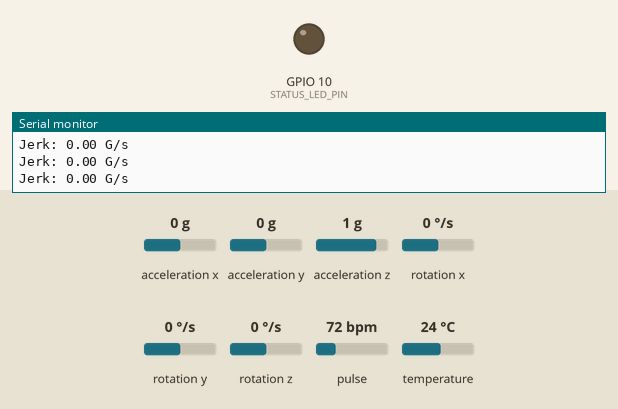
This sketch was run on a simulated Seeed XIAO ESP32-C3. Parts: output pins drawn as LEDs (lit = HIGH), the last lines printed to the serial monitor. Dashed ring = blinking. The inputs (shaded band) are chosen by the test bench; at power-on: acceleration z 1 g, acceleration x 0 g, acceleration y 0 g, rotation x 0 °/s, rotation y 0 °/s, rotation z 0 °/s, pulse 72 bpm, temperature 24 °C. Nothing arrives over Bluetooth unless stated; a phone connects over Bluetooth LE 3 s after start.

Above: at 1.2 s.
1.3 s: acceleration z set to -0.5 g
2.8 s: acceleration z set to -0.8 g
4.3 s: acceleration z set to 0.6 g
5.8 s: acceleration z set to 0.9 g
7.3 s: acceleration z set to -1.4 g
At 7.7 s:
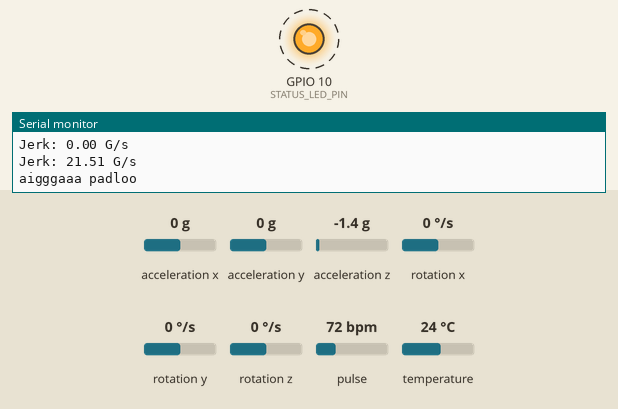
Timing chart, 0 to 11.3 s (numbered marks = the images above; inputs shaded):
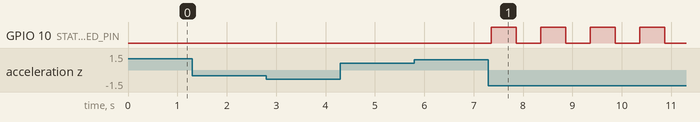

The sketch:

detect.ino
```cpp
// FallSafe - ported from ESP32 (BluetoothSerial) to Seeed XIAO ESP32C3 (BLE)

#include <BLEDevice.h>
#include <BLEServer.h>
#include <BLEUtils.h>
#include <BLE2902.h>
#include <Adafruit_MPU6050.h>
#include <Adafruit_Sensor.h>
#include <Wire.h>
#include "MAX30105.h"
#include "heartRate.h"

// ---- Pin assignments (XIAO ESP32C3) ----
#define I2C_SDA_PIN   6
#define I2C_SCL_PIN   7
#define STATUS_LED_PIN 10

// ---- BLE "serial" service ----
#define SERVICE_UUID           "6E400001-B5A3-F393-E0A9-E50E24DCCA9E"
#define CHARACTERISTIC_UUID_TX "6E400003-B5A3-F393-E0A9-E50E24DCCA9E"
#define CHARACTERISTIC_UUID_RX "6E400002-B5A3-F393-E0A9-E50E24DCCA9E"

String device_name = "FallSafe";

BLEServer *pServer = nullptr;
BLECharacteristic *pTxCharacteristic = nullptr;
bool deviceConnected = false;

Adafruit_MPU6050 mpu;

float prevAccX = 0;
float prevAccY = 0;
float prevAccZ = 0;

// ADDED: actual time of previous reading
unsigned long previousTime = 0;

MAX30105 particleSensor;
TaskHandle_t heartTask;

const byte RATE_SIZE = 4;
byte rates[RATE_SIZE];
byte rateSpot = 0;
long lastBeat = 0;

float beatsPerMinute;
int beatAvg;

// ---- BLE connection callbacks ----
class MyServerCallbacks : public BLEServerCallbacks {
  void onConnect(BLEServer *server) override {
    deviceConnected = true;
  }

  void onDisconnect(BLEServer *server) override {
    deviceConnected = false;
    server->getAdvertising()->start();
  }
};

// Helper to send over BLE
void bleSend(const String &msg) {
  if (deviceConnected && pTxCharacteristic) {
    pTxCharacteristic->setValue(msg.c_str());
    pTxCharacteristic->notify();
  }
}

void handleHeart(void *pvParameters) {
  while (true) {
    long irValue = particleSensor.getIR();

    if (checkForBeat(irValue) == true) {
      long delta = millis() - lastBeat;
      lastBeat = millis();

      beatsPerMinute = 60 / (delta / 1000.0);

      if (beatsPerMinute < 255 && beatsPerMinute > 20) {
        rates[rateSpot++] = (byte)beatsPerMinute;
        rateSpot %= RATE_SIZE;

        beatAvg = 0;
        for (byte x = 0; x < RATE_SIZE; x++)
          beatAvg += rates[x];

        beatAvg /= RATE_SIZE;
      }
    }

    vTaskDelay(pdMS_TO_TICKS(5));
  }
}

void setup(void) {

  Serial.begin(115200);
  pinMode(STATUS_LED_PIN, OUTPUT);

  while (!Serial)
    delay(10);

  // ---- BLE init ----
  BLEDevice::init(device_name.c_str());

  pServer = BLEDevice::createServer();
  pServer->setCallbacks(new MyServerCallbacks());

  BLEService *pService = pServer->createService(SERVICE_UUID);

  pTxCharacteristic = pService->createCharacteristic(
      CHARACTERISTIC_UUID_TX,
      BLECharacteristic::PROPERTY_NOTIFY);

  pTxCharacteristic->addDescriptor(new BLE2902());

  BLECharacteristic *pRxCharacteristic = pService->createCharacteristic(
      CHARACTERISTIC_UUID_RX,
      BLECharacteristic::PROPERTY_WRITE);

  (void)pRxCharacteristic;

  pService->start();
  pServer->getAdvertising()->start();

  Serial.println("Adafruit MPU6050 test!");

  // ---- I2C init ----
  Wire.begin(I2C_SDA_PIN, I2C_SCL_PIN);

  // ==================================================
  // ADDED: INITIALIZE MPU6050
  // ==================================================

  if (!mpu.begin()) {
    Serial.println("MPU6050 was not found. Please check wiring.");

    while (1)
      delay(10);
  }

  Serial.println("MPU6050 found!");

  // ==================================================
  // ADDED: GET INITIAL ACCELERATION
  // ==================================================

  sensors_event_t a, g, temp;
  mpu.getEvent(&a, &g, &temp);

  prevAccX = a.acceleration.x / 9.8;
  prevAccY = a.acceleration.y / 9.8;
  prevAccZ = a.acceleration.z / 9.8;

  // ADDED: initialize timer
  previousTime = millis();

  // ---- MAX30105 ----

  if (!particleSensor.begin(Wire, I2C_SPEED_FAST)) {
    Serial.println("MAX30105 was not found. Please check wiring. ");

    while (1)
      ;
  }

  Serial.println("Place your index finger on the sensor with steady pressure.");

  particleSensor.setup();
  particleSensor.setPulseAmplitudeRed(0x0A);
  particleSensor.setPulseAmplitudeGreen(0);

  // ---- Heart task ----

  xTaskCreatePinnedToCore(
      handleHeart,
      "Heart Rate",
      10000,
      NULL,
      1,
      &heartTask,
      0);
}

void loop() {

  sensors_event_t a, g, temp;

  mpu.getEvent(&a, &g, &temp);

  float ax = a.acceleration.x / 9.8;
  float ay = a.acceleration.y / 9.8;
  float az = a.acceleration.z / 9.8;

  // ==================================================
  // CHANGED: USE ACTUAL TIME
  // ==================================================

  unsigned long currentTime = millis();

  float dt = (currentTime - previousTime) / 1000.0;

  // Prevent division by zero
  if (dt > 0) {

    float jerkX = (ax - prevAccX) / dt;
    float jerkY = (ay - prevAccY) / dt;
    float jerkZ = (az - prevAccZ) / dt;

    // Update previous acceleration values
    prevAccX = ax;
    prevAccY = ay;
    prevAccZ = az;

    previousTime = currentTime;

    // Calculate jerk magnitude
    float jerkMagnitude =
        sqrt(jerkX * jerkX +
             jerkY * jerkY +
             jerkZ * jerkZ);

    // PRINT JERK
    Serial.print("Jerk: ");
    Serial.print(jerkMagnitude);
    Serial.println(" G/s");

    // Check for a fall
    if (jerkMagnitude > 15) {

      Serial.println("aigggaaa padloo");

      bleSend("Fall Detected!");

      while (true) {

        bleSend(String(beatAvg));

        digitalWrite(STATUS_LED_PIN, HIGH);
        delay(500);

        digitalWrite(STATUS_LED_PIN, LOW);
        delay(500);
      }
    }
  }

  delay(100);
}
```

Measured:
- after the input at 7.3 s, GPIO 10 (STATUS_LED_PIN): alternates HIGH for 0.50 s and LOW for 0.50 s, starting after 0.06 s
